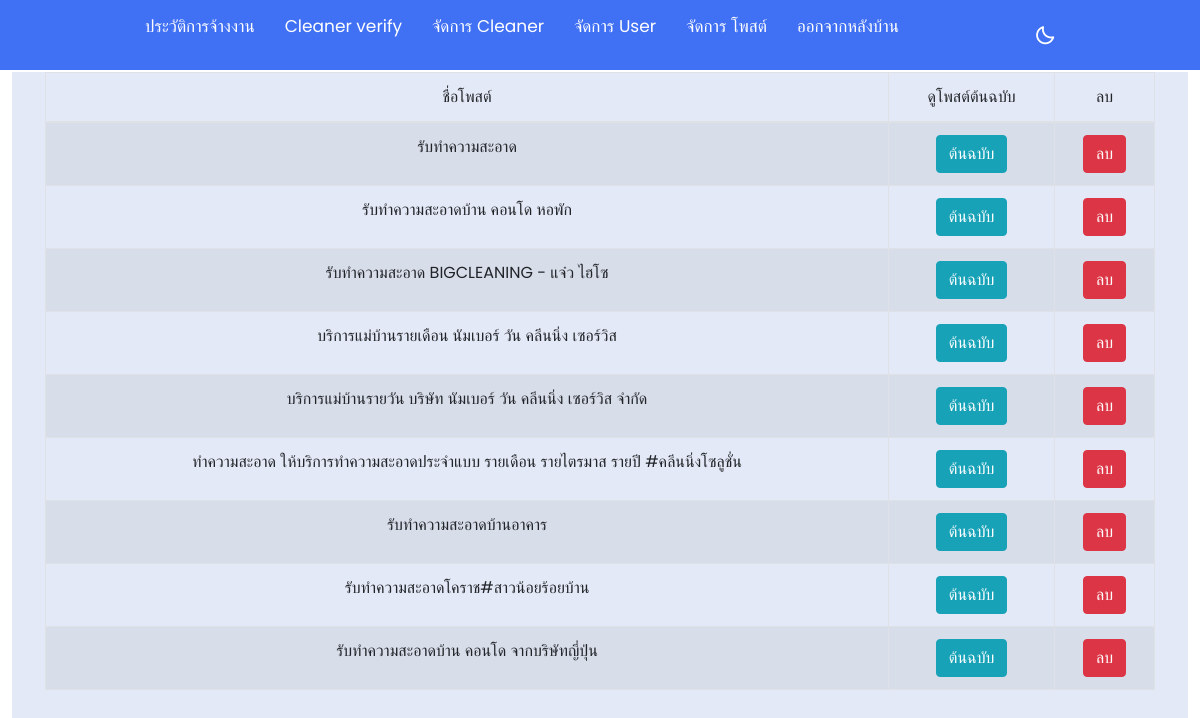
The app's page /own_admin/admin_postedit.php with its own data.
### tables this page shows
CREATE TABLE `post` (
  `post_id` int(11) NOT NULL,
  `title` varchar(255) NOT NULL,
  `content` longtext NOT NULL,
  `img_title` varchar(255) NOT NULL,
  `user_id` int(11) NOT NULL,
  `province_id` int(5) NOT NULL,
  `amphure_id` int(5) NOT NULL,
  `district_id` varchar(6) NOT NULL,
  `created_at` timestamp NOT NULL DEFAULT current_timestamp(),
  `updated_at` timestamp NOT NULL DEFAULT current_timestamp() ON UPDATE current_timestamp()
);

### own_admin/admin_postedit.php (the view, shortened to what this page needs)
<?php
    require_once("../config/db.php");
?>
<!DOCTYPE html>
<html lang="en">
<head>
    <link rel="stylesheet" href="style.css">
    <link href='https://unpkg.com/boxicons@2.1.1/css/boxicons.min.css' rel='stylesheet'>
    <link rel="stylesheet" href="https://cdn.jsdelivr.net/npm/bootstrap@4.5.3/dist/css/bootstrap.min.css">
</head>
<body>
    <nav>
        <div class="nav-bar">
            <div class="menu">
                <ul class="nav-links">
                    <li id="btnreport"><a href="admin_report.php">ประวัติการจ้างงาน</a></li>
                    <li id="btnmain"><a href="admin_main.php">Cleaner verify</a></li>
                    <li id="btneditcleaner"><a href="admin_cleanerediter.php">จัดการ Cleaner</a></li>
                    <li id="btnedituser"><a href="admin_userediter.php">จัดการ User</a></li>
                    <li id="btneditpost"><a href="admin_postedit.php">จัดการ โพสต์</a></li>
                    <li><a href="https://isrmuti.com/niceclean/index.php">ออกจากหลังบ้าน</a></li>
                </ul>
            </div>
            <div class="darkLight-searchBox">
                <div class="dark-light">
                    <i class='bx bx-moon moon'></i>
                </div>
                   </div>
                </div>
    </nav>
<div class="home">
<div class="container text-center">
        <table class="table table-striped table-bordered table-hover">
            <thead>
                <tr>
                    <td>ชื่อโพสต์</td>
                    <td>ดูโพสต์ต้นฉบับ</td>
                    <td>ลบ</td>
                </tr>
            </thead>
            <tbody>
                <?php
                    $select_stmt = $conn->prepare('SELECT * FROM post');
                    $select_stmt->execute();
                    while ($row = $select_stmt->fetch(PDO::FETCH_ASSOC)) {
                ?>
                    <tr>
                        <td><?php echo $row['title']; ?></td>
                        <td><a href="/niceclean/post_detail.php?post_id=<?php echo $row['post_id']; ?>" class="btn btn-info">ต้นฉบับ</a></td>
                        <td><a href="?delete_id=<?php echo $row['post_id']; ?>" class="btn btn-danger">ลบ</a></td>
                    </tr>
                <?php } ?>
            </tbody>
        </table>
    </div>
    </div>
</body>
</html>

### own_admin/style.css (style rules this page uses)
* { margin: 0; padding: 0; box-sizing: border-box; font-family: 'Poppins', sans-serif; transition: all 0.4s ease;; }
:root { --body-color: #E4E9F7; --nav-color: #4070F4; --side-nav: #010718; --text-color: #FFF; --search-bar: #F2F2F2; --search-text: #010718; }
body { height: 100vh; background-color: var(--body-color); }
nav { position: fixed; top: 0; left: 0; height: 70px; width: 100%; background-color: var(--nav-color); z-index: 100; }
nav .nav-bar { position: relative; height: 100%; max-width: 1000px; width: 100%; background-color: var(--nav-color); margin: 0 auto; padding: 0 30px; display: flex; align-items: center; justify-content: space-between; }
.nav-bar .nav-links { display: flex; align-items: center; }
.nav-bar .nav-links li { margin: 0 5px; list-style: none; }
.nav-links li a { position: relative; font-size: 17px; font-weight: 400; color: var(--text-color); text-decoration: none; padding: 10px; }
.nav-links li a::before { content: ''; position: absolute; left: 50%; bottom: 0; transform: translateX(-50%); height: 6px; width: 6px; border-radius: 50%; background-color: var(--text-color); opacity: 0; transition: all 0.3s ease; }
.nav-bar .darkLight-searchBox { display: flex; align-items: center; }
.darkLight-searchBox .dark-light, .darkLight-searchBox .searchToggle { height: 40px; width: 40px; display: flex; align-items: center; justify-content: center; margin: 0 5px; }
.dark-light i, .searchToggle i { position: absolute; color: var(--text-color); font-size: 22px; cursor: pointer; transition: all 0.3s ease; }
.home { position: relative; top: 9%; left: 1%; height: 100%; width: 98%; background-color: var(--body-color); transition: var(--tran-05); }

### records on screen
post: title "รับทำความสะอาด"
post: title "รับทำความสะอาดบ้าน คอนโด หอพัก"
post: title "รับทำความสะอาด BIGCLEANING - แจ๋ว ไฮโซ"
post: title "บริการแม่บ้านรายเดือน นัมเบอร์ วัน คลีนนิ่ง เซอร์วิส"
post: title "บริการแม่บ้านรายวัน บริษัท นัมเบอร์ วัน คลีนนิ่ง เซอร์วิส จำกัด"
post: title "ทำความสะอาด ให้บริการทำความสะอาดประจำแบบ รายเดือน รายไตรมาส รายปี #คลีนนิ่งโซลูชั่น"
post: title "รับทำความสะอาดบ้านอาคาร"
post: title "รับทำความสะอาดโคราช#สาวน้อยร้อยบ้าน"
post: title "รับทำความสะอาดบ้าน คอนโด จากบริษัทญี่ปุ่น"
